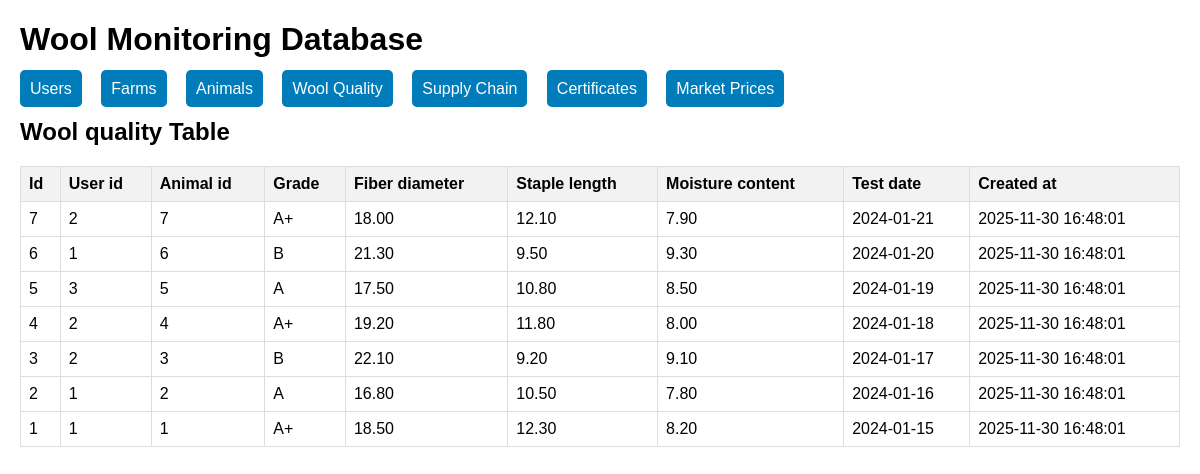
Page /?table=wool_quality on the committed database.
### tables this page shows
CREATE TABLE IF NOT EXISTS wool_quality (
    id INT AUTO_INCREMENT PRIMARY KEY,
    user_id INT NOT NULL DEFAULT 1,
    animal_id INT,
    grade ENUM('A+', 'A', 'B', 'C') NOT NULL,
    fiber_diameter DECIMAL(5,2),
    staple_length DECIMAL(5,2),
    moisture_content DECIMAL(5,2),
    test_date DATE NOT NULL,
    created_at TIMESTAMP DEFAULT CURRENT_TIMESTAMP
);

### index.php (the view, shortened to what this page needs)
<!DOCTYPE html>
<html>
<head>
</head>
<body>
    <h1>Wool Monitoring Database</h1>
    <div class="nav">
        <a href="?table=users">Users</a>
        <a href="?table=farms">Farms</a>
        <a href="?table=animals">Animals</a>
        <a href="?table=wool_quality">Wool Quality</a>
        <a href="?table=supply_chain">Supply Chain</a>
        <a href="?table=certificates">Certificates</a>
        <a href="?table=market_prices">Market Prices</a>
    </div>
    <?php
    require_once 'config.php';
    $table = $_GET['table'] ?? 'users';
    try {
        $stmt = $pdo->query("SELECT * FROM $table ORDER BY id DESC LIMIT 50");
        $data = $stmt->fetchAll(PDO::FETCH_ASSOC);
        if ($data) {
            echo "<h2>" . ucfirst(str_replace('_', ' ', $table)) . " Table</h2>";
            echo "<table>";
            echo "<tr>";
            foreach (array_keys($data[0]) as $column) {
                echo "<th>" . ucfirst(str_replace('_', ' ', $column)) . "</th>";
            }
            echo "</tr>";
            foreach ($data as $row) {
                echo "<tr>";
                foreach ($row as $value) {
                    echo "<td>" . htmlspecialchars($value ?? '') . "</td>";
                }
                echo "</tr>";
            }
            echo "</table>";
        } else {
            echo "<p>No data found in $table table.</p>";
        }
    } catch(PDOException $e) {
        echo "Error: " . $e->getMessage();
    }
    ?>
</body>
</html>

### index.php (style rules this page uses)
body { font-family: Arial, sans-serif; margin: 20px; }
table { border-collapse: collapse; width: 100%; margin: 20px 0; }
th, td { border: 1px solid #ddd; padding: 8px; text-align: left; }
th { background-color: #f2f2f2; }
.nav { margin: 20px 0; }
.nav a { margin-right: 15px; padding: 10px; background: #007cba; color: white; text-decoration: none; border-radius: 5px; }

### rows in the picture
wool_quality: value "7", user "2", grade "A+", fiber_diameter "18.00", staple_length "12.10", moisture_content "7.90", test_date "2024-01-21", created_at "2025-11-30 16:48:01"
wool_quality: value "6", user "1", grade "B", fiber_diameter "21.30", staple_length "9.50", moisture_content "9.30", test_date "2024-01-20", created_at "2025-11-30 16:48:01"
wool_quality: value "5", user "3", grade "A", fiber_diameter "17.50", staple_length "10.80", moisture_content "8.50", test_date "2024-01-19", created_at "2025-11-30 16:48:01"
wool_quality: value "4", user "2", grade "A+", fiber_diameter "19.20", staple_length "11.80", moisture_content "8.00", test_date "2024-01-18", created_at "2025-11-30 16:48:01"
wool_quality: value "3", user "2", grade "B", fiber_diameter "22.10", staple_length "9.20", moisture_content "9.10", test_date "2024-01-17", created_at "2025-11-30 16:48:01"
wool_quality: value "2", user "1", grade "A", fiber_diameter "16.80", staple_length "10.50", moisture_content "7.80", test_date "2024-01-16", created_at "2025-11-30 16:48:01"
wool_quality: value "1", grade "A+", fiber_diameter "18.50", staple_length "12.30", moisture_content "8.20", test_date "2024-01-15", created_at "2025-11-30 16:48:01"

### other values in the picture
str_replace('_', ' ', $table) "Wool quality"
str_replace('_', ' ', $column) "Id"
str_replace('_', ' ', $column) "User id"
str_replace('_', ' ', $column) "Animal id"
str_replace('_', ' ', $column) "Grade"
str_replace('_', ' ', $column) "Fiber diameter"
str_replace('_', ' ', $column) "Staple length"
str_replace('_', ' ', $column) "Moisture content"
str_replace('_', ' ', $column) "Test date"
str_replace('_', ' ', $column) "Created at"
